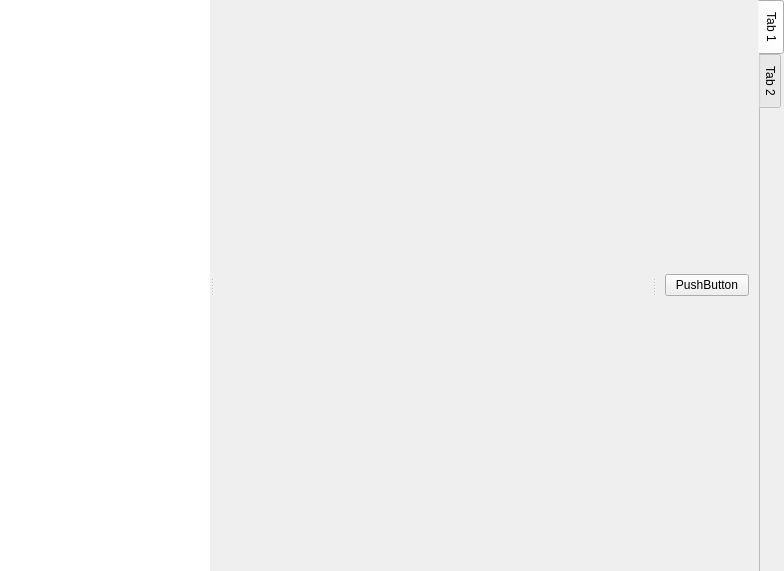
<?xml version="1.0" encoding="UTF-8"?>
<ui version="4.0">
 <class>Form</class>
 <widget class="QWidget" name="Form">
  <property name="geometry">
   <rect>
    <x>0</x>
    <y>0</y>
    <width>784</width>
    <height>571</height>
   </rect>
  </property>
  <property name="windowTitle">
   <string>Form</string>
  </property>
  <layout class="QHBoxLayout" name="horizontalLayout">
   <property name="spacing">
    <number>0</number>
   </property>
   <property name="leftMargin">
    <number>0</number>
   </property>
   <property name="topMargin">
    <number>0</number>
   </property>
   <property name="rightMargin">
    <number>0</number>
   </property>
   <property name="bottomMargin">
    <number>0</number>
   </property>
   <item>
    <widget class="QSplitter" name="splitter">
     <property name="sizePolicy">
      <sizepolicy hsizetype="Expanding" vsizetype="Preferred">
       <horstretch>0</horstretch>
       <verstretch>0</verstretch>
      </sizepolicy>
     </property>
     <property name="lineWidth">
      <number>0</number>
     </property>
     <property name="orientation">
      <enum>Qt::Horizontal</enum>
     </property>
     <widget class="QListView" name="list_view">
      <property name="sizePolicy">
       <sizepolicy hsizetype="MinimumExpanding" vsizetype="Expanding">
        <horstretch>0</horstretch>
        <verstretch>0</verstretch>
       </sizepolicy>
      </property>
      <property name="minimumSize">
       <size>
        <width>200</width>
        <height>0</height>
       </size>
      </property>
      <property name="contextMenuPolicy">
       <enum>Qt::ActionsContextMenu</enum>
      </property>
      <property name="frameShape">
       <enum>QFrame::NoFrame</enum>
      </property>
      <property name="frameShadow">
       <enum>QFrame::Sunken</enum>
      </property>
      <property name="lineWidth">
       <number>1</number>
      </property>
      <property name="dragDropMode">
       <enum>QAbstractItemView::DragOnly</enum>
      </property>
      <property name="movement">
       <enum>QListView::Free</enum>
      </property>
      <property name="spacing">
       <number>0</number>
      </property>
      <property name="selectionRectVisible">
       <bool>false</bool>
      </property>
     </widget>
     <widget class="QMdiArea" name="mdi_area">
      <property name="lineWidth">
       <number>0</number>
      </property>
      <property name="background">
       <brush brushstyle="NoBrush">
        <color alpha="255">
         <red>191</red>
         <green>191</green>
         <blue>191</blue>
        </color>
       </brush>
      </property>
      <property name="viewMode">
       <enum>QMdiArea::TabbedView</enum>
      </property>
      <property name="documentMode">
       <bool>true</bool>
      </property>
      <property name="tabsClosable">
       <bool>true</bool>
      </property>
      <property name="tabsMovable">
       <bool>false</bool>
      </property>
      <property name="tabShape">
       <enum>QTabWidget::Rounded</enum>
      </property>
      <property name="tabPosition">
       <enum>QTabWidget::North</enum>
      </property>
      <widget class="QWidget" name="subwindow">
       <property name="windowTitle">
        <string>Subwindow</string>
       </property>
      </widget>
      <widget class="QWidget" name="subwindow_2">
       <property name="windowTitle">
        <string>Subwindow</string>
       </property>
      </widget>
     </widget>
     <widget class="QTabWidget" name="tabWidget">
      <property name="tabPosition">
       <enum>QTabWidget::East</enum>
      </property>
      <property name="documentMode">
       <bool>true</bool>
      </property>
      <widget class="QWidget" name="tab">
       <attribute name="title">
        <string>Tab 1</string>
       </attribute>
       <layout class="QVBoxLayout" name="verticalLayout">
        <item>
         <widget class="QPushButton" name="pushButton">
          <property name="text">
           <string>PushButton</string>
          </property>
         </widget>
        </item>
       </layout>
      </widget>
      <widget class="QWidget" name="tab_2">
       <attribute name="title">
        <string>Tab 2</string>
       </attribute>
      </widget>
     </widget>
    </widget>
   </item>
  </layout>
 </widget>
 <resources>
  <include location="../resources.qrc"/>
 </resources>
 <connections/>
</ui>
